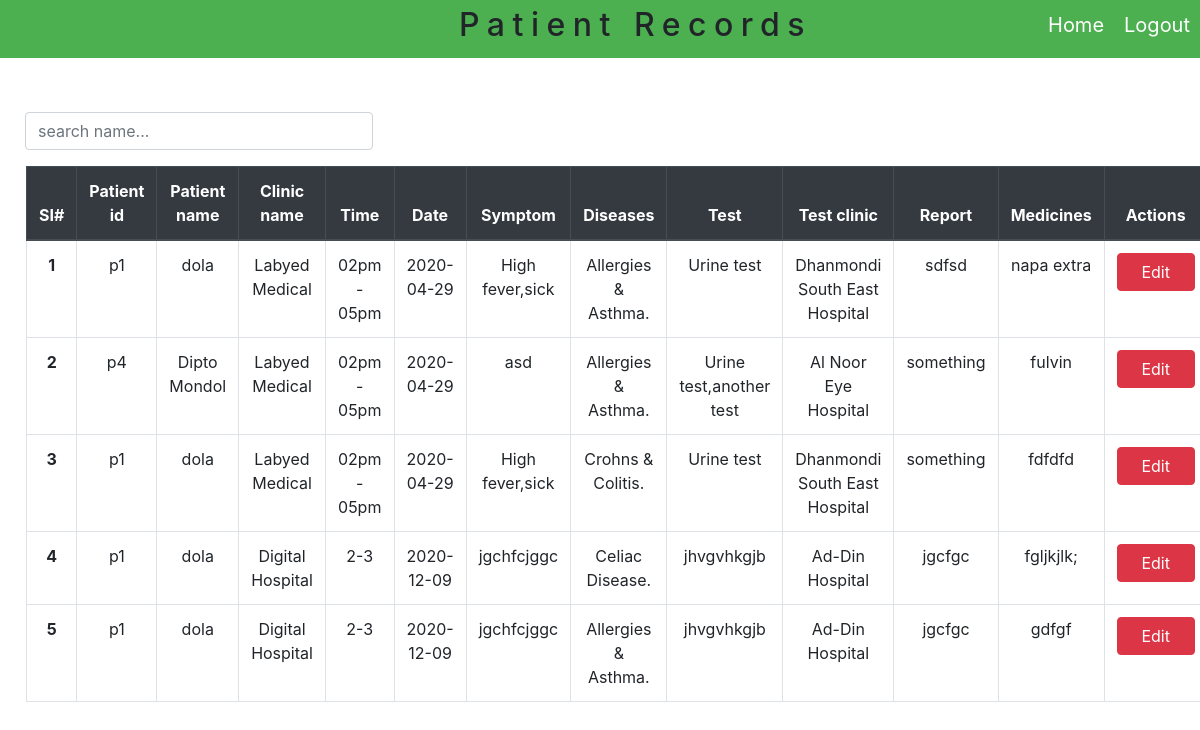
Page /view/DoctorPatientRecords.php (signed in) on the committed database.
### tables this page shows
CREATE TABLE `patientrecords` (
  `id` int(100) NOT NULL,
  `did` varchar(200) NOT NULL,
  `dname` varchar(200) NOT NULL,
  `pid` varchar(200) NOT NULL,
  `pname` varchar(200) NOT NULL,
  `cid` varchar(200) NOT NULL,
  `cname` varchar(200) NOT NULL,
  `time` varchar(200) NOT NULL,
  `date` varchar(200) NOT NULL,
  `symptom` varchar(200) DEFAULT NULL,
  `diseases` varchar(200) NOT NULL,
  `test` varchar(200) NOT NULL,
  `testclinic` varchar(200) DEFAULT NULL,
  `report` varchar(200) NOT NULL,
  `medicines` varchar(200) NOT NULL
);

### model/db_connect.php (called while the page is built, shortened)
<?php
	$servername="localhost";
	$username="root";
	$password="";
	$databasename="digitalhospital";
	function getdata ($query)
	{
		global $servername;
		global $username;
		global $password;
		global $databasename;
		$data=array();
		$conn=mysqli_connect($servername,$username,$password,$databasename);
		$result=mysqli_query($conn,$query);
		if (mysqli_num_rows($result)>0) {
			while ($rows=mysqli_fetch_assoc($result)) {
				$entity=array();
				foreach ($rows as $key => $value) {
					$entity[$key]=$rows[$key];
				}
				$data[]=$entity;
			}
		}
		return $data;
	}
?>

### control/DoctorsControls.php (called while the page is built, shortened)
<?php
	include '../model/db_connect.php';
function patientrecords($did)
{
	$records="SELECT * FROM `patientrecords` WHERE did='$did'";
	$results=getdata($records);
	return $results;
}
?>

### view/DoctorPatientRecords.php (the view, shortened to what this page needs)
<?php
	include 'CSS/bootstrap.php';
	include '../control/DoctorsControls.php';
	$id=0;
	$precords=patientrecords($_SESSION['did']);
?>
<html>
	<head>
		<link rel="stylesheet"type="text/css"href="CSS/doctorcss.css">
	</head>
	<body>
		<button class="button"onclick="window.location='../control/LogoutControl.php'">Logout</button>
		<button class="button"onclick="window.location='DoctorHomePage.php'">Home</button>
		<div class="div1">
			<h2>Patient Records</h2>
		</div>
		<div class="search">
			<div class="input-group mb-3">
				<input type="text" class="form-control" placeholder="search name..." id="search_input" onkeyup="search()">
			</div>
		</div>
		<div class="table">
			<table class="table table-hover table-bordered " id="patient_records_list">
			  <thead>
			    <tr class="thead-dark">
			      <th scope="col">SI#</th>
			      <th scope="col">Patient id</th>
			      <th scope="col">Patient name</th>
			      <th scope="col">Clinic name</th>
			      <th scope="col">Time</th>
			      <th scope="col">Date</th>
			      <th scope="col">Symptom</th>
			      <th scope="col">Diseases</th>
			      <th scope="col">Test</th>
			      <th scope="col">Test clinic</th>
			      <th scope="col">Report</th>
				  <th scope="col">Medicines</th>
			      <th scope="col">Actions</th>
			    </tr>
			  </thead>
			  <tbody>
			  	<?php foreach ($precords as $value) { $id++ ?>
			  		<tr>
						<th><?php echo $id ?></th>
						<td><?php echo $value['pid'] ?></td>
						<td><?php echo $value['pname'] ?></td>
						<td><?php echo $value['cname'] ?></td>
						<td><?php echo $value['time'] ?></td>
						<td><?php echo $value['date'] ?></td>
						<td><?php echo $value['symptom'] ?></td>
						<td><?php echo $value['diseases'] ?></td>
						<td><?php echo $value['test'] ?></td>
						<td><?php echo $value['testclinic'] ?></td>
						<td><?php echo $value['report'] ?></td>
						<td><?php echo $value['medicines'] ?></td>
						<td>
						<button type="button" class="btn btn-danger float-right"style="width: 78px"onclick="prescrive('<?php echo $value['pname']?>','<?php echo $value['pid']?>','<?php echo $value['id']?>','<?php echo $value['diseases']?>','<?php echo $value['symptom']?>','<?php echo $value['test']?>','<?php echo $value['testclinic']?>','<?php echo $value['report']?>','<?php echo $value['medicines']?>')">Edit</button>
						</td>
				    </tr>
			  	<?php } ?>
			  </tbody>
			</table>
		</div>
	</body>
</html>

### view/CSS/doctorcss.css (style rules this page uses)
* { margin:0px; padding:0px; }
.div1 { background-color: #4CAF50; padding: 6px; text-align:center; }
h2 { letter-spacing: 7.5px; font-family: inherit; font-size: 32px; margin-left: 227px; }
.button { float: right; padding: 10px; background-color: #4CAF50; border: none; cursor: pointer; color: white; font-family: inherit; font-size: 20px; }
.table { width: 98%; margin: 49px 0px 0px 13px; text-align: center; }
.search { width: 29%; margin: 54px 0px 0px 25px; float: left; }

### rows in the picture
patientrecords: pid "p1", pname "dola", cname "Labyed Medical", time "02pm - 05pm", date "2020-04-29", symptom "High fever,sick", diseases "Allergies & Asthma.", test "Urine test", testclinic "Dhanmondi South East Hospital", report "sdfsd", medicines "napa extra"
patientrecords: pid "p4", pname "Dipto Mondol", cname "Labyed Medical", time "02pm - 05pm", date "2020-04-29", symptom "asd", diseases "Allergies & Asthma.", test "Urine test,another test", testclinic "Al Noor Eye Hospital", report "something", medicines "fulvin"
patientrecords: pid "p1", pname "dola", cname "Labyed Medical", time "02pm - 05pm", date "2020-04-29", symptom "High fever,sick", diseases "Crohns & Colitis.", test "Urine test", testclinic "Dhanmondi South East Hospital", report "something", medicines "fdfdfd"
patientrecords: pid "p1", pname "dola", cname "Digital Hospital", time "2-3", date "2020-12-09", symptom "jgchfcjggc", diseases "Celiac Disease.", test "jhvgvhkgjb", testclinic "Ad-Din Hospital", report "jgcfgc", medicines "fgljkjlk;"
patientrecords: pid "p1", pname "dola", cname "Digital Hospital", time "2-3", date "2020-12-09", symptom "jgchfcjggc", diseases "Allergies & Asthma.", test "jhvgvhkgjb", testclinic "Ad-Din Hospital", report "jgcfgc", medicines "gdfgf"
